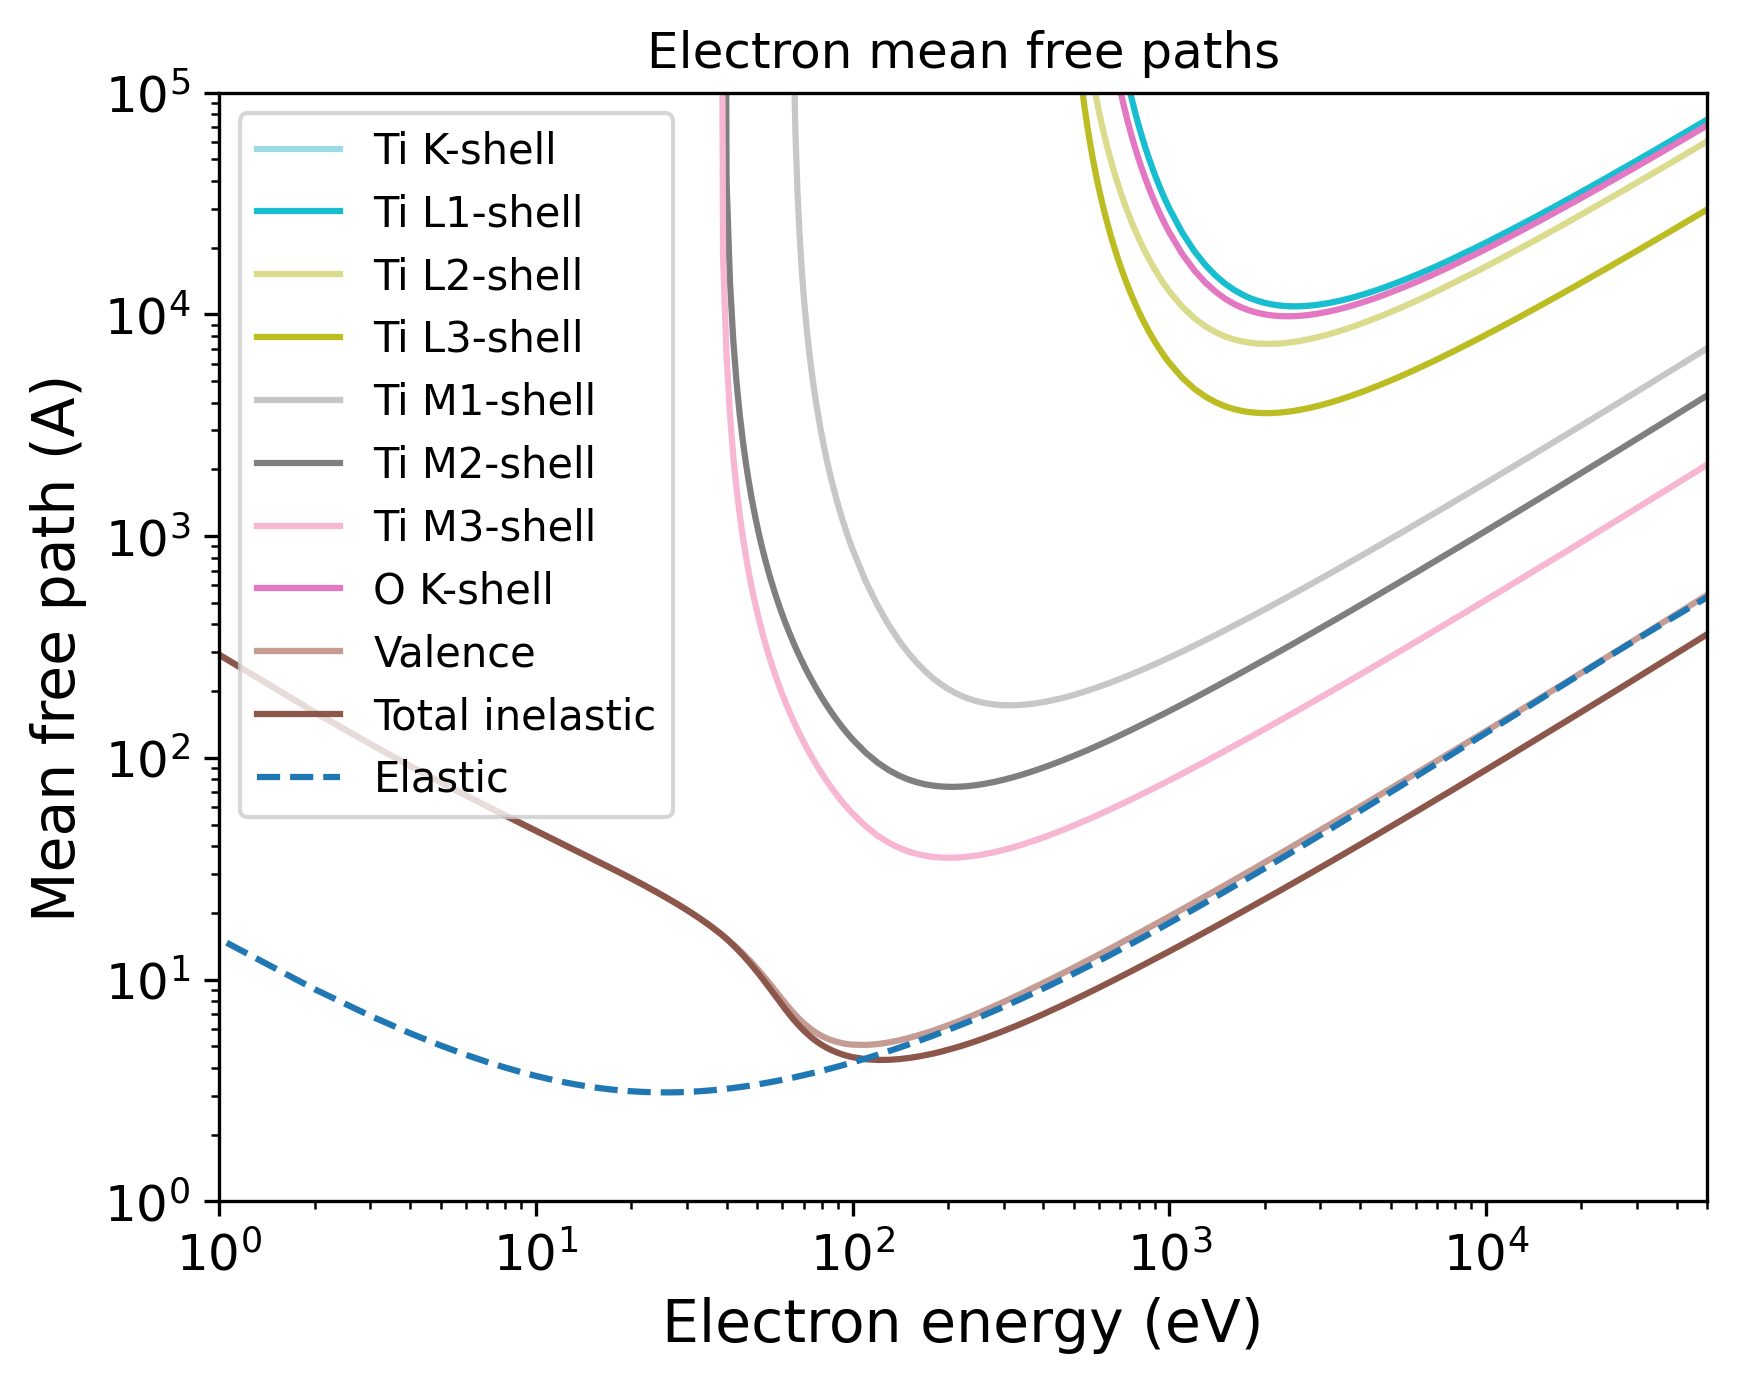

Generate this figure with Python:
import pandas as pd
import numpy as np
import matplotlib.pyplot as plt
import matplotlib.cm as cm
# Set the format:
plt.xlabel("Electron energy (eV)", fontsize=14)
plt.ylabel("Mean free path (A)", fontsize=14)
plt.xticks(fontsize=12)
plt.yticks(fontsize=12)
plt.grid(False)
# Set the axes:
# Read the output file:
df = pd.read_csv(r"OUTPUT_TiO2_beta_Electron_IMFP.dat", sep=r'\s+', header=None, comment="#", skipinitialspace=True)
plt.xscale("log")
plt.yscale("log")
# Prepare the plot:
columns_to_plot = [ 1, 2, 3, 4, 5, 6, 7, 8, 9, 10]
labels = [ "Ti K-shell", "Ti L1-shell", "Ti L2-shell", "Ti L3-shell", "Ti M1-shell", "Ti M2-shell", "Ti M3-shell", "O K-shell", "Valence", "Total inelastic"]
# Create N distinct colors from a colormap
N = len(columns_to_plot)
colors = plt.cm.tab20(np.linspace(1, 0, 20))
# Set line styles:
linestyles = [ "-", "-", "-", "-", "-", "-", "-", "-", "-", "-"]
for i, col in enumerate(columns_to_plot):
    color = colors[i % len(colors)]
    ls    = linestyles[i % len(linestyles)]
    label = labels[i % len(labels)]
    plt.plot(df.iloc[:, 0], df.iloc[:, col],
    color=color,
    label=label,
    linestyle=ls)
# Add a curve from the second file
df2 = pd.read_csv(r"OUTPUT_TiO2_beta_Electron_EMFP.dat", sep=r'\s+', header=None, comment="#", skipinitialspace=True)
columns_to_plot2 = [ 3]
labels2 = [ "Elastic"]
# Create second part of the plot:
for col, label in zip(columns_to_plot2, labels2):
    plt.plot(df2.iloc[:, 0], df2.iloc[:, col], label=label, linestyle="--")
plt.xlim(1.00000000,50000.00000000)
plt.ylim(1.00000000,100000.00000000)
plt.title("Electron mean free paths")
plt.legend(loc="best", fontsize=10)
# Save the plot in this format:
plt.savefig("OUTPUT_MFP_electron.png", dpi=300, bbox_inches="tight")
